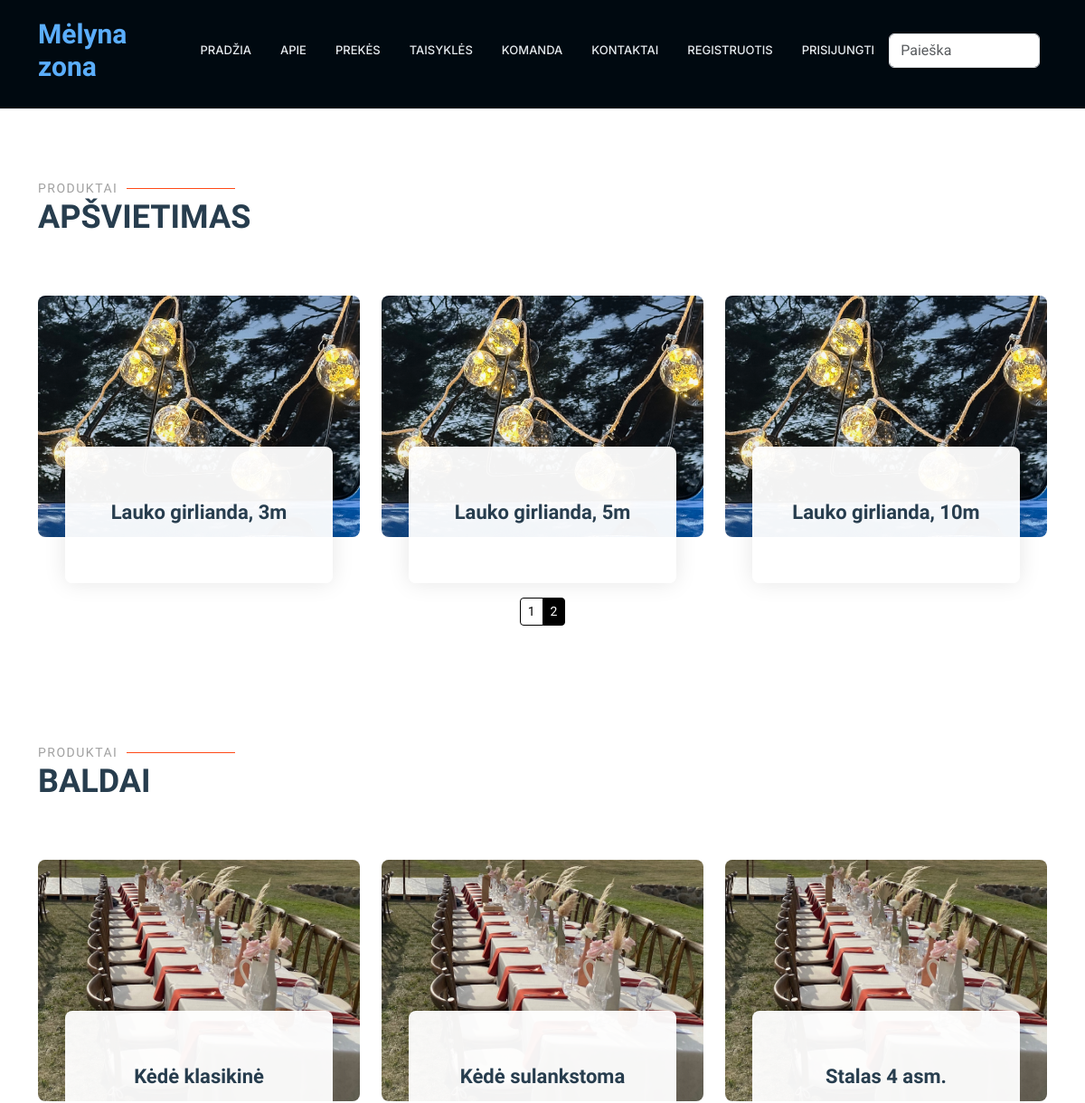
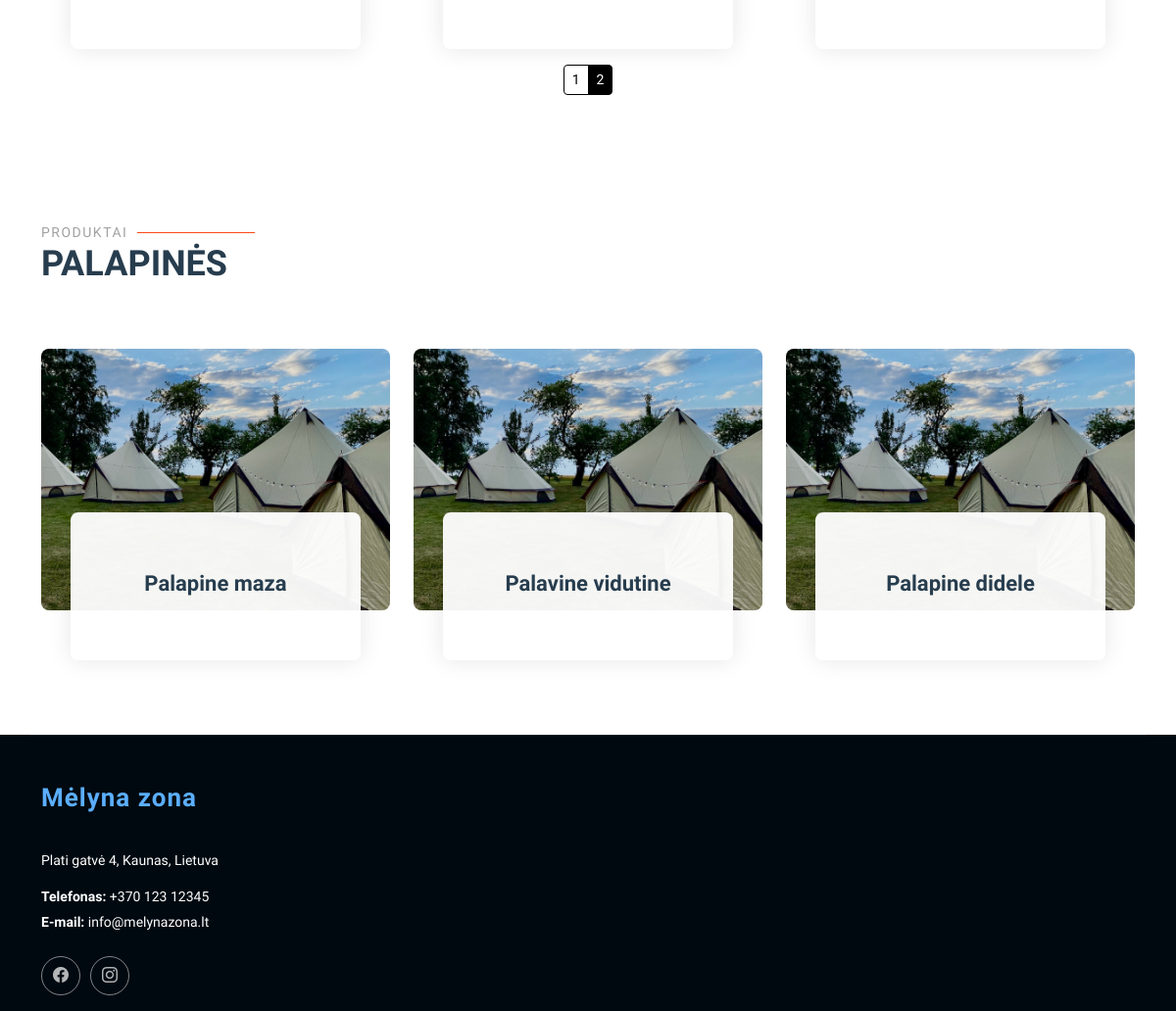
Page /rent/products/ on the committed database (2 pictures, top to bottom).
### rent/models.py (models this page shows)
class Product(models.Model):
    name = models.CharField(verbose_name="Pavadinimas", max_length=100)
    price = models.IntegerField(verbose_name="Kaina", null=True, blank=True, help_text="Paros nuomos kaina")
    description = HTMLField(verbose_name="Aprašymas", max_length=1000, help_text='Trumpas produkto aprašymas', null=True, blank=True, default="")
    inv_no = models.CharField(verbose_name="Invenorizacijos numeris", max_length=100, null=True, blank=True, unique=True,
                              help_text="Veskite invenorizacijos numerį")
    quantity = models.IntegerField(verbose_name="Kiekis", null=True, blank=True, help_text="Kiekis")
    group = models. ForeignKey(to="Group", on_delete=models.SET_NULL, null=True, blank=True, verbose_name="Produktų grupės", help_text="Parinkite kokia grupei priklauso produktas")
    cover = models.ImageField(verbose_name="Paveikslėlis", upload_to='covers', null=True, blank=True)
    def __str__(self):
        return self.name
    class Meta:
        verbose_name = "Prouktas"
        verbose_name_plural = "Produktai"
        ordering = ['inv_no']

### rent/views.py (the view)
# urls.py: path("products/", views.products, name="products"),
def products(request):
    all_products = Product.objects.all()
    lighting_products = all_products.filter(group__name="Apšvietimas")
    furniture_products = all_products.filter(group__name="Baldai")
    tent_products = all_products.filter(group__name="Palapinės")
    lighting_paginator = Paginator(lighting_products, 3)
    furniture_paginator = Paginator(furniture_products, 3)
    tent_paginator = Paginator(tent_products, 3)
    lighting_page_number = request.GET.get('lighting_page', 1)
    furniture_page_number = request.GET.get('furniture_page', 1)
    tent_page_number = request.GET.get('tent_page', 1)
    lighting_page = lighting_paginator.get_page(lighting_page_number)
    furniture_page = furniture_paginator.get_page(furniture_page_number)
    tent_page = tent_paginator.get_page(tent_page_number)
    context = {
        'lighting_page': lighting_page,
        'furniture_page': furniture_page,
        'tent_page': tent_page,
    }
    return render(request, 'products.html', context)

### rent/templates/products.html (shortened to what this page needs)
{% extends "base2.html" %}
{% load i18n %}
{% load static %}
{% block "content" %}
<section id="lightening" class="services section">
    <div class="container section-title" data-aos="fade-up">
        <h2>Produktai</h2>
        <p>Apšvietimas<br></p>
    </div>
    <div class="container" data-aos="fade-up" data-aos-delay="100">
        <div class="row gy-5">
            {% for product in lighting_page %}
            <div class="col-lg-4 col-md-6" data-aos="zoom-in" data-aos-delay="200">
                <div class="service-item">
                    <a href="{% url 'product' product.pk %}" class="stretched-link">
                        <div class="img">
                            <img src="{%static 'img/lamps.jpeg' %}" class="img-fluid" alt="">
                        </div>
                        <div class="details position-relative">
                            <h3>{{ product }}</h3>
                        </div>
                    </a>
                </div>
            </div>
            {% endfor %}
        </div>
    </div>
    <div class="container puslapiai">
        <nav aria-label="...">
            {% if lighting_page.has_other_pages %}
            <ul class="pagination pagination-sm justify-content-center">
                {% for i in lighting_page.paginator.page_range %}
                {% if lighting_page.number == i %}
                <li class="page-item active">
                    <a class="page-link" style="background-color: white; color: black; border-color: black;"
                    >{{ i }}</a>
                </li>
                {% else %}
                <li class="page-item">
                    <a class="page-link" style="background-color: black; color: white; border-color: black;"
                       href="?lighting_page={{ i }}#lighting">{{ i }}</a>
                </li>
                {% endif %}
                {% endfor %}
            </ul>
            {% endif %}
        </nav>
    </div>
</section>
<section id="furniture" class="services section">
    <div class="container section-title" data-aos="fade-up">
        <h2>Produktai</h2>
        <p>Baldai<br></p>
    </div>
    <div class="container" data-aos="fade-up" data-aos-delay="100">
        <div class="row gy-5">
            {% for product in furniture_page %}
            <div class="col-lg-4 col-md-6" data-aos="zoom-in" data-aos-delay="200">
                <div class="service-item">
                    <a href="{% url 'product' product.pk %}" class="stretched-link">
                        <div class="img">
                            <img src="{%static 'img/furniture.jpeg' %}" class="img-fluid" alt="">
                        </div>
                        <div class="details position-relative">
                            <h3>{{ product }}</h3>
                        </div>
                    </a>
                </div>
            </div>
            {% endfor %}
        </div>
    </div>
    <div class="container">
        <div class="container puslapiai">
            <nav aria-label="...">
                {% if furniture_page.has_other_pages %}
                <ul class="pagination pagination-sm justify-content-center">
                    {% for i in furniture_page.paginator.page_range %}
                    {% if furniture_page.number == i %}
                    <li class="page-item active">
                        <a class="page-link" style="background-color: white; color: black; border-color: black;"
                        >{{ i }}</a>
                    </li>
                    {% else %}
                    <li class="page-item">
                        <a class="page-link" style="background-color: black; color: white; border-color: black;"
                           href="?furniture_page={{ i }}#furniture">{{ i }}</a>
                    </li>
                    {% endif %}
                    {% endfor %}
                </ul>
                {% endif %}
            </nav>
        </div>
    </div>
</section>
<section id="tent" class="services section">
    <div class="container section-title" data-aos="fade-up">
        <h2>Produktai</h2>
        <p>Palapinės<br></p>
    </div>
    <div class="container" data-aos="fade-up" data-aos-delay="100">
        <div class="row gy-5">
            {% for product in tent_page %}
            <div class="col-lg-4 col-md-6" data-aos="zoom-in" data-aos-delay="200">
                <div class="service-item">
                    <a href="{% url 'product' product.pk %}" class="stretched-link">
                        <div class="img">
                            <img src="{%static 'img/tent.jpeg' %}" class="img-fluid" alt="">
                        </div>
                        <div class="details position-relative">
                            <h3>{{ product }}</h3>
                        </div>
                    </a>
                </div>
            </div>
            {% endfor %}
        </div>
    </div>
</section>
{% endblock %}

### rent/static/css/main.css (style rules this page uses)
:root { --default-font: "Roboto", system-ui, -apple-system, "Segoe UI", Roboto, "Helvetica Neue", Arial, "Noto Sans", "Liberation Sans", sans-serif, "Apple Color Emoji", "Segoe UI Emoji", "Segoe UI Symbol", "Noto Color Emoji"; --heading-font: "Raleway", sans-serif; --nav-font: "Inter", sans-serif; }
:root { --background-color: #ffffff; --default-color: #444444; --heading-color: #273d4e; --accent-color: #ff4a17; --surface-color: #ffffff; --contrast-color: #ffffff; }
:root { --nav-color: #e5eaee; --nav-hover-color: #ff4a17; --nav-mobile-background-color: #ffffff; --nav-dropdown-background-color: #ffffff; --nav-dropdown-color: #444444; --nav-dropdown-hover-color: #ff4a17; }
:root { scroll-behavior: smooth; }
body { color: var(--default-color); background-color: var(--background-color); font-family: var(--default-font); }
a { color: var(--accent-color); text-decoration: none; transition: 0.3s; }
h1, h2, h3, h4, h5, h6 { color: var(--heading-color); font-family: var(--heading-font); }
section, .section { color: var(--default-color); background-color: var(--background-color); padding: 60px 0; scroll-margin-top: 90px; overflow: clip; }
.section-title { padding-bottom: 60px; position: relative; }
.section-title h2 { font-size: 14px; font-weight: 500; padding: 0; line-height: 1px; margin: 0; letter-spacing: 1.5px; text-transform: uppercase; color: color-mix(in srgb, var(--default-color), transparent 50%); position: relative; }
.section-title h2::after { content: ""; width: 120px; height: 1px; display: inline-block; background: var(--accent-color); margin: 4px 10px; }
.section-title p { color: var(--heading-color); margin: 0; font-size: 36px; font-weight: 800; text-transform: uppercase; font-family: var(--heading-font); }
.services .img { border-radius: 8px; overflow: hidden; }
.services .img img { transition: 0.6s; }
.services .details { background: color-mix(in srgb, var(--surface-color), transparent 5%); padding: 50px 30px; margin: -100px 30px 0 30px; transition: all ease-in-out 0.3s; position: relative; text-align: center; border-radius: 8px; box-shadow: 0px 0 25px rgba(0, 0, 0, 0.1); }
.services .details h3 { font-weight: 700; margin: 10px 0 15px 0; font-size: 22px; transition: ease-in-out 0.3s; }

### rows in the picture
Product: name "Lauko girlianda, 3m"
Product: name "Lauko girlianda, 5m"
Product: name "Lauko girlianda, 10m"
Product: name "Kėdė klasikinė"
Product: name "Kėdė sulankstoma"
Product: name "Stalas 4 asm."
Product: name "Palapine maza"
Product: name "Palavine vidutine"
Product: name "Palapine didele"

### other values in the picture
{{ i }} "1"
{{ i }} "2"
